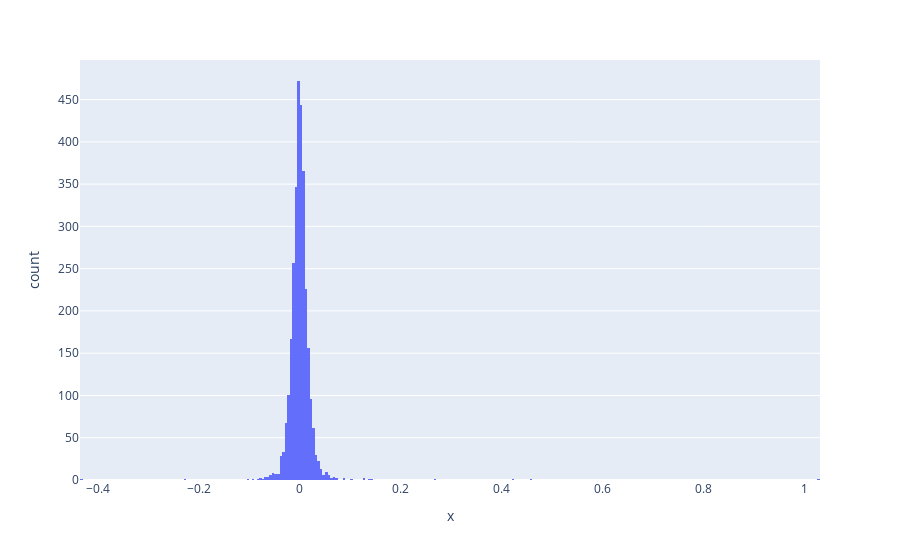

The notebook cell this image was saved under:
### Code cell
px.histogram(x=df['Return'])

### Figure 1 — Plotly figure (JSON) as saved in the notebook; plotly's stock layout.template omitted (floating-point values rounded to 4 significant figures; data arrays with more than 128 entries replaced by an {"elided": "..."} marker saying what was removed)
{"data": [{"alignmentgroup": "True", "bingroup": "x", "hovertemplate": "x=%{x}<br>count=%{y}<extra></extra>", "legendgroup": "", "marker": {"color": "#636efa"}, "name": "", "offsetgroup": "", "orientation": "v", "showlegend": false, "type": "histogram", "x": {"elided": "2970 float values"}, "xaxis": "x", "yaxis": "y"}], "layout": {"barmode": "relative", "legend": {"tracegroupgap": 0}, "margin": {"t": 60}, "xaxis": {"anchor": "y", "domain": [0, 1], "title": {"text": "x"}}, "yaxis": {"anchor": "x", "domain": [0, 1], "title": {"text": "count"}}}}
